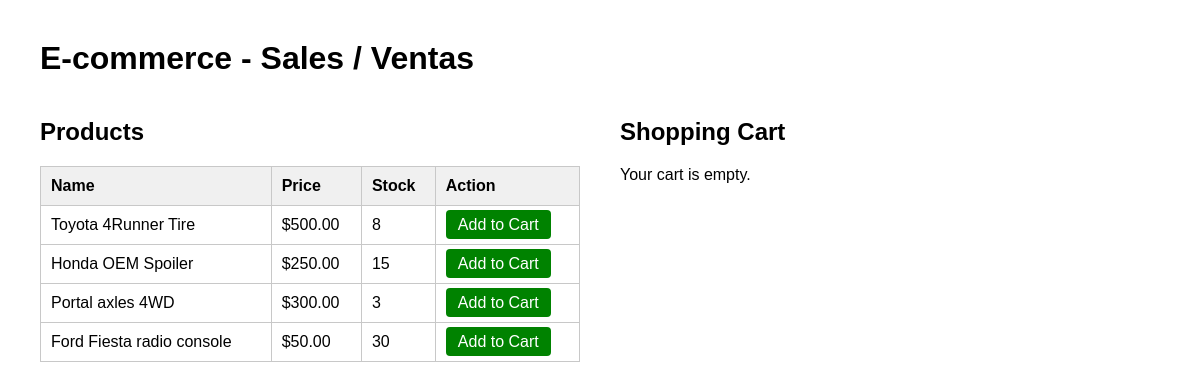
/ventas/, run on the app's committed database.
### product/models.py (models this page shows, shortened)
class Product(models.Model):
    name = models.CharField(max_length=100)
    description = models.TextField(blank=True)
    price = models.DecimalField(max_digits=10, decimal_places=2)
    stock = models.PositiveIntegerField(default=0)
    is_digital = models.BooleanField(default=False)
    created_at = models.DateTimeField(auto_now_add=True)

### ventas/views.py (the view, shortened to what this page needs)
# urls.py: path('', views.product_list, name='product_list'),
def product_list(request):
    products = Product.objects.all()
    cart = request.session.get('cart', {})
    cart_items = []
    total = 0
    context = {
        'products': products,
        'cart_items': cart_items,
        'cart_total': total,
    }
    return render(request, 'ventas/ventas.html', context)

### ventas/templates/ventas/ventas.html (shortened to what this page needs)
<!DOCTYPE html>
<html>
<head>
</head>
<body>
    <h1>E-commerce - Sales / Ventas</h1>
    <div class="container">
        <div class="products">
            <h2>Products</h2>
            {% if products %}
                <table>
                    <thead>
                        <tr>
                            <th>Name</th>
                            <th>Price</th>
                            <th>Stock</th>
                            <th>Action</th>
                        </tr>
                    </thead>
                    <tbody>
                        {% for product in products %}
                        <tr>
                            <td>{{ product.name }}</td>
                            <td>${{ product.price }}</td>
                            <td>{{ product.stock }}</td>
                            <td>
                                <a href="{% url 'add_to_cart' product.id %}" class="btn btn-add">Add to Cart</a>
                            </td>
                        </tr>
                        {% endfor %}
                    </tbody>
                </table>
            {% else %}
                <p>No products available.</p>
            {% endif %}
        </div>
        <div class="cart">
            <h2>Shopping Cart</h2>
            {% if cart_items %}
                <table>
                    <thead>
                        <tr>
                            <th>Product</th>
                            <th>Qty</th>
                            <th>Subtotal</th>
                            <th>Action</th>
                        </tr>
                    </thead>
                    <tbody>
                        {% for item in cart_items %}
                        <tr>
                            <td>{{ item.product.name }}</td>
                            <td>{{ item.quantity }}</td>
                            <td>${{ item.item_total }}</td>
                            <td>
                                <a href="{% url 'remove_from_cart' item.product.id %}" class="btn btn-remove">Remove</a>
                            </td>
                        </tr>
                        {% endfor %}
                    </tbody>
                </table>
                <h3>Total: ${{ cart_total }}</h3>
                <br>
                <a href="{% url 'process_order' %}" class="btn btn-order">Process Order</a>
            {% else %}
                <p>Your cart is empty.</p>
            {% endif %}
        </div>
    </div>
</body>
</html>

### ventas/templates/ventas/ventas.html (style rules this page uses)
body { font-family: Arial, sans-serif; margin: 40px; }
.container { display: flex; gap: 40px; }
.products, .cart { flex: 1; }
table { width: 100%; border-collapse: collapse; margin-top: 15px; }
th, td { border: 1px solid rgb(200,200,200); padding: 10px; text-align: left; }
th { background-color: rgb(240,240,240); }
.btn { padding: 6px 12px; text-decoration: none; border-radius: 4px; }
.btn-add { background: rgb(0,130,0); color: white; }

### data on the page
Product: name "Toyota 4Runner Tire", price "500.00", stock "8"
Product: name "Honda OEM Spoiler", price "250.00", stock "15"
Product: name "Portal axles 4WD", price "300.00", stock "3"
Product: name "Ford Fiesta radio console", price "50.00", stock "30"
